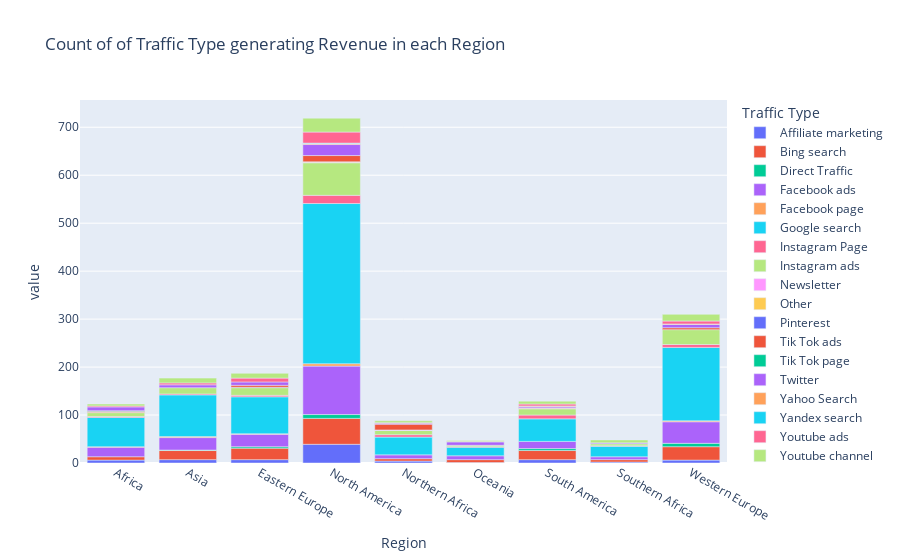

Notebook source saved alongside this figure:
### Markdown cell above
#### 1. What traffic is generating the most revenue in each region?

### Code cell
# Using the revenue = True dataframe we can group variables together and plot the data:

region_traffic_groups = df_revenue_true.groupby(['region', 'traffic_type']).size().unstack()
fig = px.bar(region_traffic_groups, title="Count of of Traffic Type generating Revenue in each Region", labels={'region': 'Region'})
fig.update_layout(legend_title_text='Traffic Type')
# fig.update_layout(barmode="group")
fig.show()

### Figure 1 — Plotly figure (JSON) as saved in the notebook; plotly's stock layout.template omitted (floating-point values rounded to 4 significant figures)
{"data": [{"alignmentgroup": "True", "hovertemplate": "traffic_type=Affiliate marketing<br>Region=%{x}<br>value=%{y}<extra></extra>", "legendgroup": "Affiliate marketing", "marker": {"color": "#636efa", "pattern": {"shape": ""}}, "name": "Affiliate marketing", "offsetgroup": "Affiliate marketing", "orientation": "v", "showlegend": true, "textposition": "auto", "type": "bar", "x": ["Africa", "Asia", "Eastern Europe", "North America", "Northern Africa", "Oceania", "South America", "Southern Africa", "Western Europe"], "xaxis": "x", "y": [6, 7, 7, 39, 4, 1, 7, 2, 6], "yaxis": "y"}, {"alignmentgroup": "True", "hovertemplate": "traffic_type=Bing search<br>Region=%{x}<br>value=%{y}<extra></extra>", "legendgroup": "Bing search", "marker": {"color": "#EF553B", "pattern": {"shape": ""}}, "name": "Bing search", "offsetgroup": "Bing search", "orientation": "v", "showlegend": true, "textposition": "auto", "type": "bar", "x": ["Africa", "Asia", "Eastern Europe", "North America", "Northern Africa", "Oceania", "South America", "Southern Africa", "Western Europe"], "xaxis": "x", "y": [7, 19, 24, 54, 5, 6, 19, 5, 28], "yaxis": "y"}, {"alignmentgroup": "True", "hovertemplate": "traffic_type=Direct Traffic<br>Region=%{x}<br>value=%{y}<extra></extra>", "legendgroup": "Direct Traffic", "marker": {"color": "#00cc96", "pattern": {"shape": ""}}, "name": "Direct Traffic", "offsetgroup": "Direct Traffic", "orientation": "v", "showlegend": true, "textposition": "auto", "type": "bar", "x": ["Africa", "Asia", "Eastern Europe", "North America", "Northern Africa", "Oceania", "South America", "Southern Africa", "Western Europe"], "xaxis": "x", "y": [null, 1, 3, 8, null, null, 4, null, 7], "yaxis": "y"}, {"alignmentgroup": "True", "hovertemplate": "traffic_type=Facebook ads<br>Region=%{x}<br>value=%{y}<extra></extra>", "legendgroup": "Facebook ads", "marker": {"color": "#ab63fa", "pattern": {"shape": ""}}, "name": "Facebook ads", "offsetgroup": "Facebook ads", "orientation": "v", "showlegend": true, "textposition": "auto", "type": "bar", "x": ["Africa", "Asia", "Eastern Europe", "North America", "Northern Africa", "Oceania", "South America", "Southern Africa", "Western Europe"], "xaxis": "x", "y": [20, 26, 26, 101, 8, 8, 15, 6, 45], "yaxis": "y"}, {"alignmentgroup": "True", "hovertemplate": "traffic_type=Facebook page<br>Region=%{x}<br>value=%{y}<extra></extra>", "legendgroup": "Facebook page", "marker": {"color": "#FFA15A", "pattern": {"shape": ""}}, "name": "Facebook page", "offsetgroup": "Facebook page", "orientation": "v", "showlegend": true, "textposition": "auto", "type": "bar", "x": ["Africa", "Asia", "Eastern Europe", "North America", "Northern Africa", "Oceania", "South America", "Southern Africa", "Western Europe"], "xaxis": "x", "y": [1, 2, 1, 5, null, null, null, null, 2], "yaxis": "y"}, {"alignmentgroup": "True", "hovertemplate": "traffic_type=Google search<br>Region=%{x}<br>value=%{y}<extra></extra>", "legendgroup": "Google search", "marker": {"color": "#19d3f3", "pattern": {"shape": ""}}, "name": "Google search", "offsetgroup": "Google search", "orientation": "v", "showlegend": true, "textposition": "auto", "type": "bar", "x": ["Africa", "Asia", "Eastern Europe", "North America", "Northern Africa", "Oceania", "South America", "Southern Africa", "Western Europe"], "xaxis": "x", "y": [61, 87, 77, 334, 37, 18, 47, 22, 153], "yaxis": "y"}, {"alignmentgroup": "True", "hovertemplate": "traffic_type=Instagram Page<br>Region=%{x}<br>value=%{y}<extra></extra>", "legendgroup": "Instagram Page", "marker": {"color": "#FF6692", "pattern": {"shape": ""}}, "name": "Instagram Page", "offsetgroup": "Instagram Page", "orientation": "v", "showlegend": true, "textposition": "auto", "type": "bar", "x": ["Africa", "Asia", "Eastern Europe", "North America", "Northern Africa", "Oceania", "South America", "Southern Africa", "Western Europe"], "xaxis": "x", "y": [2, 2, 3, 17, 5, 1, 8, 1, 6], "yaxis": "y"}, {"alignmentgroup": "True", "hovertemplate": "traffic_type=Instagram ads<br>Region=%{x}<br>value=%{y}<extra></extra>", "legendgroup": "Instagram ads", "marker": {"color": "#B6E880", "pattern": {"shape": ""}}, "name": "Instagram ads", "offsetgroup": "Instagram ads", "orientation": "v", "showlegend": true, "textposition": "auto", "type": "bar", "x": ["Africa", "Asia", "Eastern Europe", "North America", "Northern Africa", "Oceania", "South America", "Southern Africa", "Western Europe"], "xaxis": "x", "y": [8, 13, 16, 68, 9, 3, 13, 4, 31], "yaxis": "y"}, {"alignmentgroup": "True", "hovertemplate": "traffic_type=Newsletter<br>Region=%{x}<br>value=%{y}<extra></extra>", "legendgroup": "Newsletter", "marker": {"color": "#FF97FF", "pattern": {"shape": ""}}, "name": "Newsletter", "offsetgroup": "Newsletter", "orientation": "v", "showlegend": true, "textposition": "auto", "type": "bar", "x": ["Africa", "Asia", "Eastern Europe", "North America", "Northern Africa", "Oceania", "South America", "Southern Africa", "Western Europe"], "xaxis": "x", "y": [null, null, null, 1, 1, null, 1, null, null], "yaxis": "y"}, {"alignmentgroup": "True", "hovertemplate": "traffic_type=Other<br>Region=%{x}<br>value=%{y}<extra></extra>", "legendgroup": "Other", "marker": {"color": "#FECB52", "pattern": {"shape": ""}}, "name": "Other", "offsetgroup": "Other", "orientation": "v", "showlegend": true, "textposition": "auto", "type": "bar", "x": ["Africa", "Asia", "Eastern Europe", "North America", "Northern Africa", "Oceania", "South America", "Southern Africa", "Western Europe"], "xaxis": "x", "y": [1, null, null, 1, null, null, null, null, null], "yaxis": "y"}, {"alignmentgroup": "True", "hovertemplate": "traffic_type=Pinterest<br>Region=%{x}<br>value=%{y}<extra></extra>", "legendgroup": "Pinterest", "marker": {"color": "#636efa", "pattern": {"shape": ""}}, "name": "Pinterest", "offsetgroup": "Pinterest", "orientation": "v", "showlegend": true, "textposition": "auto", "type": "bar", "x": ["Africa", "Asia", "Eastern Europe", "North America", "Northern Africa", "Oceania", "South America", "Southern Africa", "Western Europe"], "xaxis": "x", "y": [null, null, 1, null, null, null, null, null, null], "yaxis": "y"}, {"alignmentgroup": "True", "hovertemplate": "traffic_type=Tik Tok ads<br>Region=%{x}<br>value=%{y}<extra></extra>", "legendgroup": "Tik Tok ads", "marker": {"color": "#EF553B", "pattern": {"shape": ""}}, "name": "Tik Tok ads", "offsetgroup": "Tik Tok ads", "orientation": "v", "showlegend": true, "textposition": "auto", "type": "bar", "x": ["Africa", "Asia", "Eastern Europe", "North America", "Northern Africa", "Oceania", "South America", "Southern Africa", "Western Europe"], "xaxis": "x", "y": [2, null, 4, 13, 12, null, 1, null, 4], "yaxis": "y"}, {"alignmentgroup": "True", "hovertemplate": "traffic_type=Tik Tok page<br>Region=%{x}<br>value=%{y}<extra></extra>", "legendgroup": "Tik Tok page", "marker": {"color": "#00cc96", "pattern": {"shape": ""}}, "name": "Tik Tok page", "offsetgroup": "Tik Tok page", "orientation": "v", "showlegend": true, "textposition": "auto", "type": "bar", "x": ["Africa", "Asia", "Eastern Europe", "North America", "Northern Africa", "Oceania", "South America", "Southern Africa", "Western Europe"], "xaxis": "x", "y": [1, null, null, null, null, null, null, null, null], "yaxis": "y"}, {"alignmentgroup": "True", "hovertemplate": "traffic_type=Twitter<br>Region=%{x}<br>value=%{y}<extra></extra>", "legendgroup": "Twitter", "marker": {"color": "#ab63fa", "pattern": {"shape": ""}}, "name": "Twitter", "offsetgroup": "Twitter", "orientation": "v", "showlegend": true, "textposition": "auto", "type": "bar", "x": ["Africa", "Asia", "Eastern Europe", "North America", "Northern Africa", "Oceania", "South America", "Southern Africa", "Western Europe"], "xaxis": "x", "y": [8, 6, 7, 23, 2, 7, 3, 2, 7], "yaxis": "y"}, {"alignmentgroup": "True", "hovertemplate": "traffic_type=Yahoo Search<br>Region=%{x}<br>value=%{y}<extra></extra>", "legendgroup": "Yahoo Search", "marker": {"color": "#FFA15A", "pattern": {"shape": ""}}, "name": "Yahoo Search", "offsetgroup": "Yahoo Search", "orientation": "v", "showlegend": true, "textposition": "auto", "type": "bar", "x": ["Africa", "Asia", "Eastern Europe", "North America", "Northern Africa", "Oceania", "South America", "Southern Africa", "Western Europe"], "xaxis": "x", "y": [null, null, null, 2, null, null, 1, null, 1], "yaxis": "y"}, {"alignmentgroup": "True", "hovertemplate": "traffic_type=Yandex search<br>Region=%{x}<br>value=%{y}<extra></extra>", "legendgroup": "Yandex search", "marker": {"color": "#19d3f3", "pattern": {"shape": ""}}, "name": "Yandex search", "offsetgroup": "Yandex search", "orientation": "v", "showlegend": true, "textposition": "auto", "type": "bar", "x": ["Africa", "Asia", "Eastern Europe", "North America", "Northern Africa", "Oceania", "South America", "Southern Africa", "Western Europe"], "xaxis": "x", "y": [null, null, null, 1, null, null, null, null, null], "yaxis": "y"}, {"alignmentgroup": "True", "hovertemplate": "traffic_type=Youtube ads<br>Region=%{x}<br>value=%{y}<extra></extra>", "legendgroup": "Youtube ads", "marker": {"color": "#FF6692", "pattern": {"shape": ""}}, "name": "Youtube ads", "offsetgroup": "Youtube ads", "orientation": "v", "showlegend": true, "textposition": "auto", "type": "bar", "x": ["Africa", "Asia", "Eastern Europe", "North America", "Northern Africa", "Oceania", "South America", "Southern Africa", "Western Europe"], "xaxis": "x", "y": [2, 4, 8, 23, 1, 1, 4, null, 6], "yaxis": "y"}, {"alignmentgroup": "True", "hovertemplate": "traffic_type=Youtube channel<br>Region=%{x}<br>value=%{y}<extra></extra>", "legendgroup": "Youtube channel", "marker": {"color": "#B6E880", "pattern": {"shape": ""}}, "name": "Youtube channel", "offsetgroup": "Youtube channel", "orientation": "v", "showlegend": true, "textposition": "auto", "type": "bar", "x": ["Africa", "Asia", "Eastern Europe", "North America", "Northern Africa", "Oceania", "South America", "Southern Africa", "Western Europe"], "xaxis": "x", "y": [4, 10, 10, 29, 4, 2, 6, 6, 14], "yaxis": "y"}], "layout": {"barmode": "relative", "legend": {"title": {"text": "Traffic Type"}, "tracegroupgap": 0}, "title": {"text": "Count of of Traffic Type generating Revenue in each Region"}, "xaxis": {"anchor": "y", "domain": [0, 1], "title": {"text": "Region"}}, "yaxis": {"anchor": "x", "domain": [0, 1], "title": {"text": "value"}}}}
